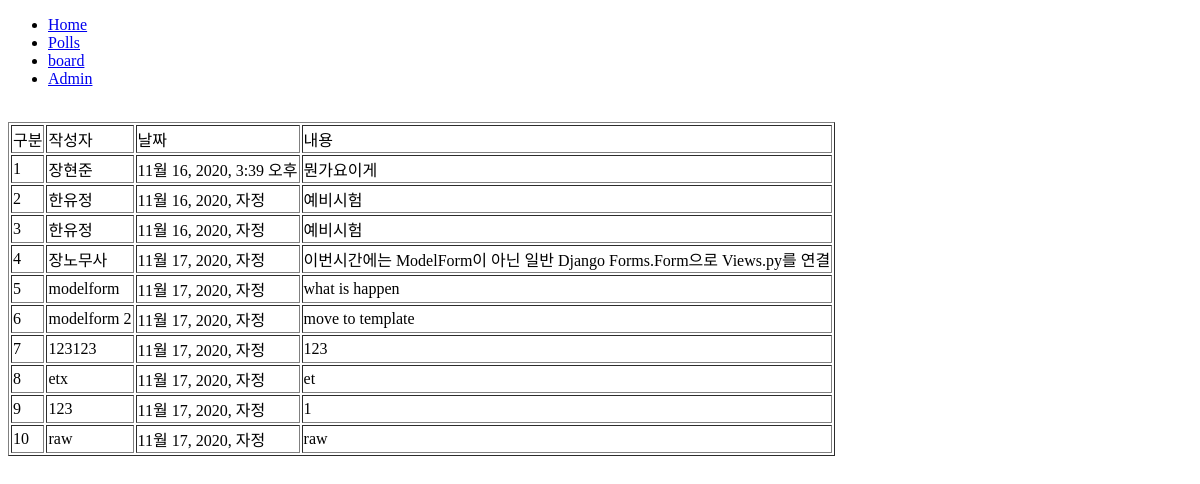
Page /board/ on the earlier database version.
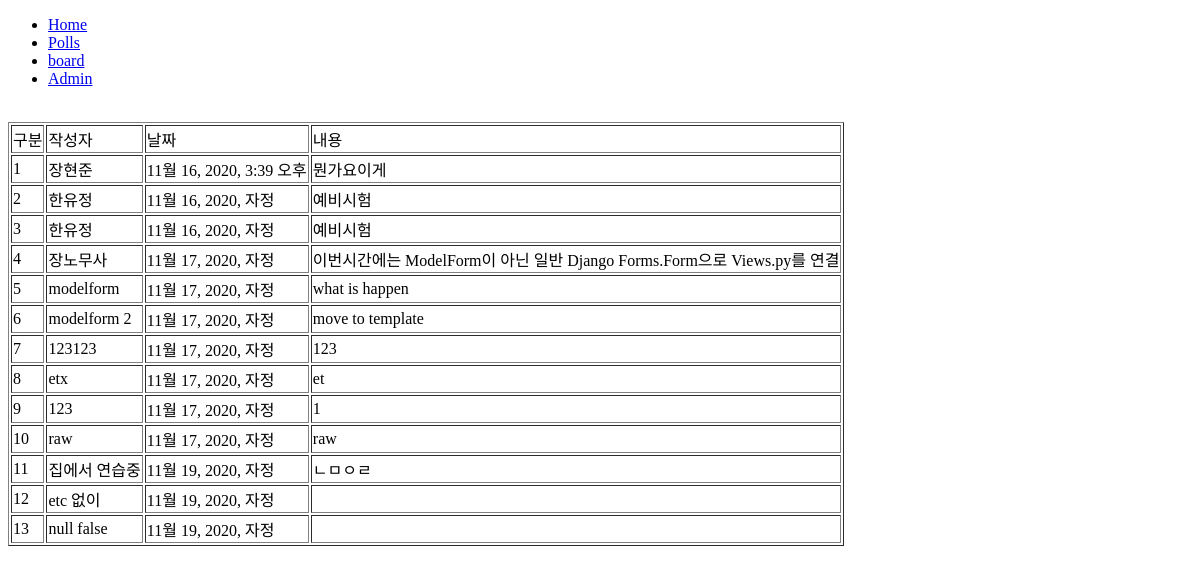
Same page on the later database version.
### board/models.py (models this page shows)
class register(models.Model):
    name = models.CharField(max_length=100)
    date = models.DateTimeField()
    etc = models.TextField(blank=True, null=False)

### board/views.py (the view)
# urls.py: path('', views.board, name='index_page'),
def board(request):
    subject = register.objects.all()
    context = {
        'subject':subject,
    }
    return render(request, 'board/detail.html', context)

### templates/board/detail.html (shortened to what this page needs)
{% extends 'frame.html' %}
{% block content %}
<table border="1">
<tr>
    <td>구분</td><td>작성자</td><td>날짜</td><td>내용</td></br>
</tr>
{% for i in subject %}
<tr>
    <td>{{forloop.counter}}</td><td>{{i.name}}</td><td>{{i.date}}</td><td>{{i.etc}}</td>
</tr>
{% endfor %}
</table>
{% endblock content %}

Differences in the rows shown:
added register: name "집에서 연습중", date "11월 19, 2020, 자정", etc "ㄴㅁㅇㄹ"
added register: name "etc 없이", date "11월 19, 2020, 자정"
added register: name "null false", date "11월 19, 2020, 자정"
